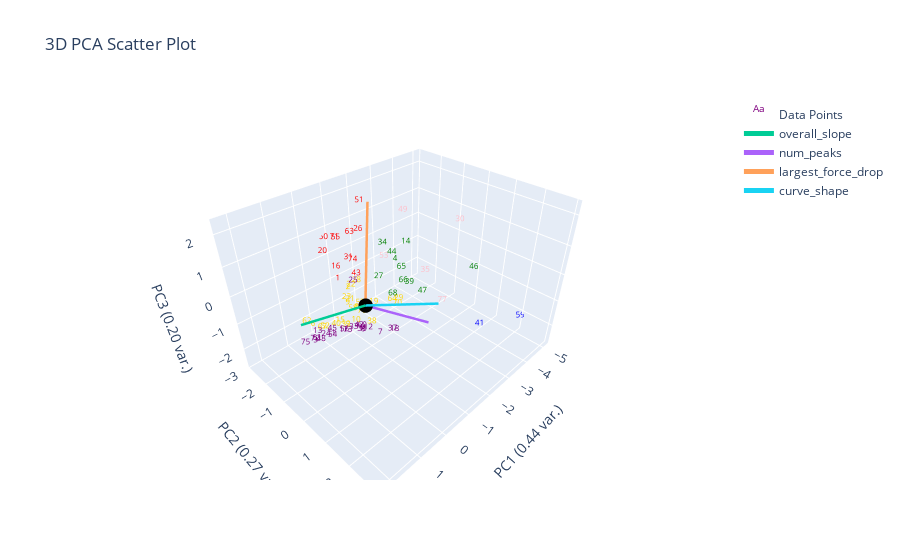

Write notebook code for a chart like this one.
### Markdown cell above
# Optimum Feature #1:
- Overall Slope, Number of Peaks, Largest Force Drop, Curve Shape

### Code cell
kmeans_elbow = 6
optimum_features_1 = clustering_features_df[['overall_slope', 'num_peaks', 'largest_force_drop', 'curve_shape']]
kmeans = KMeans(n_clusters=kmeans_elbow, init="k-means++", n_init=100).fit(optimum_features_1)
plotting.plot_clusters_seperately(kmeans.labels_, optimum_features_1.index.tolist(), depth_resist_curve_df_list, data_features_df, "kmeans")
plotting.plot_pca(optimum_features_1, y_labels=kmeans.labels_, num_pc=3, graph_title="kmeans")

### Figure 1 — Plotly figure (JSON) as saved in the notebook; plotly's stock layout.template omitted (floating-point values rounded to 4 significant figures)
{"data": [{"mode": "text", "name": "Data Points", "text": ["0", "1", "2", "3", "4", "5", "6", "7", "8", "9", "10", "11", "12", "13", "14", "15", "16", "17", "18", "19", "20", "21", "22", "23", "24", "25", "26", "27", "28", "29", "30", "31", "32", "33", "34", "35", "36", "37", "38", "39", "40", "41", "42", "43", "44", "45", "46", "47", "48", "49", "50", "51", "52", "53", "54", "55", "56", "57", "58", "59", "60", "61", "62", "63", "64", "65", "66", "67", "68", "69", "70", "71", "72", "73", "74", "75", "76", "77"], "textfont": {"color": ["purple", "red", "gold", "purple", "green", "gold", "gold", "purple", "purple", "gold", "gold", "purple", "purple", "purple", "green", "gold", "red", "purple", "purple", "gold", "red", "gold", "gold", "gold", "purple", "purple", "red", "green", "gold", "gold", "pink", "red", "gold", "purple", "green", "pink", "purple", "purple", "gold", "green", "gold", "blue", "purple", "red", "green", "purple", "green", "green", "purple", "pink", "red", "red", "gold", "pink", "purple", "red", "purple", "gold", "gold", "blue", "purple", "purple", "gold", "red", "gold", "green", "green", "gold", "green", "gold", "gold", "red", "purple", "purple", "red", "purple", "gold", "pink"], "size": 8}, "type": "scatter3d", "x": [0.8588, 0.2579, -0.08363, 2.035, -0.8965, 0.7571, 0.8971, 1.112, 1.011, 0.2571, 0.2992, 1.457, 0.8378, 1.409, -0.8261, 0.4175, 0.5896, 1.154, 0.8266, -0.5306, 0.0291, 0.3889, 0.04317, 0.3628, 1.553, 0.525, -0.8164, -0.3179, 0.1115, -1.103, -3.4, -0.4355, 0.7302, 0.8959, -0.6833, -2.408, 0.983, 0.8007, 0.3612, -1.094, 0.7451, -3.892, 0.7164, -0.09008, -0.4997, 1.149, -0.7877, -0.7302, 1.914, -2.247, -0.7428, -0.9171, 1.009, -1.93, 1.565, -0.9408, 1.114, -0.324, 0.07857, -5.09, 0.7149, 1.874, 0.6842, -1.095, -0.6125, -0.2685, -1.165, 1.1, -0.6258, -0.02403, -1.196, -0.1323, 1.931, 1.137, -0.5262, 2.232, 0.2275, -2.721], "y": [0.8779, -0.8952, -0.8889, 0.4536, 0.2666, 0.09108, -1.482, 1.833, 1.068, -0.5046, -0.1114, 0.2838, 1.077, -0.4104, 0.7568, -0.7246, -0.4227, 0.4411, 2.031, -0.2747, -1.829, -0.2343, -0.567, -0.3936, 0.2073, 0.1726, -1.172, 0.2184, -0.2157, 0.1877, 0.4759, -1.255, -0.02374, 0.5359, 0.008677, 0.04063, 0.9899, 1.927, 0.6512, 0.6314, -0.4845, 1.26, 0.5368, -0.4714, 0.5621, -0.1007, 2.944, 1.456, 0.5159, -0.787, -2.848, -1.193, -0.6473, -1.324, 0.5281, -2.474, 0.4221, -0.6667, -0.5155, 2.12, 0.6737, 0.2357, -2.192, -1.943, 0.4339, 1.149, 0.3192, -0.6594, 0.445, -0.3604, 0.03368, -1.429, 0.2661, 0.5922, -1.137, 0.2995, 0.08237, 0.5388], "z": [-0.09115, 0.2643, -0.2152, -0.05763, 0.9243, -0.5531, -1.398, 0.4994, 0.04948, -0.3815, -0.771, -0.2851, 0.01474, -0.683, 1.704, -1.086, 1.045, -0.2669, 0.5444, -0.6638, 0.6627, -0.04128, 0.1098, -0.07338, -0.3057, 0.8611, 1.323, 0.6036, 0.4674, -0.5829, 1.282, 0.4951, -0.6232, -0.2733, 1.419, -0.2702, -0.0002176, 0.4802, -0.3317, 0.2313, -0.8766, -2.616, -0.314, 0.4728, 1.451, -0.5701, 1.969, 0.5489, -0.05086, 1.559, 0.4011, 2.174, -0.9067, -0.1504, -0.124, 0.4616, -0.2867, -0.7998, -0.7037, -2.461, -0.238, -0.2161, -1.843, 0.8133, -0.2187, 1.372, 0.09507, -0.8926, -0.02362, -0.6192, -0.9148, 1.231, -0.1862, -0.1866, 0.4358, -0.09845, -0.3724, -1.343]}, {"marker": {"color": "black", "size": 5}, "mode": "markers", "name": "Origin", "showlegend": false, "type": "scatter3d", "x": [0], "y": [0], "z": [0]}, {"line": {"width": 5}, "mode": "lines+text", "name": "overall_slope", "textposition": "top center", "type": "scatter3d", "x": [0, 1.996], "y": [0, -0.1248], "z": [0, 0.3884]}, {"line": {"width": 5}, "mode": "lines+text", "name": "num_peaks", "textposition": "top center", "type": "scatter3d", "x": [0, -1.818], "y": [0, 0.7638], "z": [0, -1.217]}, {"line": {"width": 5}, "mode": "lines+text", "name": "largest_force_drop", "textposition": "top center", "type": "scatter3d", "x": [0, -1.308], "y": [0, -1.244], "z": [0, 2.288]}, {"line": {"width": 5}, "mode": "lines+text", "name": "curve_shape", "textposition": "top center", "type": "scatter3d", "x": [0, 0.004108], "y": [0, 2.618], "z": [0, 1.46]}], "layout": {"autosize": true, "scene": {"xaxis": {"title": {"text": "PC1 (0.44 var.)"}}, "yaxis": {"title": {"text": "PC2 (0.27 var.)"}}, "zaxis": {"title": {"text": "PC3 (0.20 var.)"}}}, "title": {"text": "3D PCA Scatter Plot"}}}
